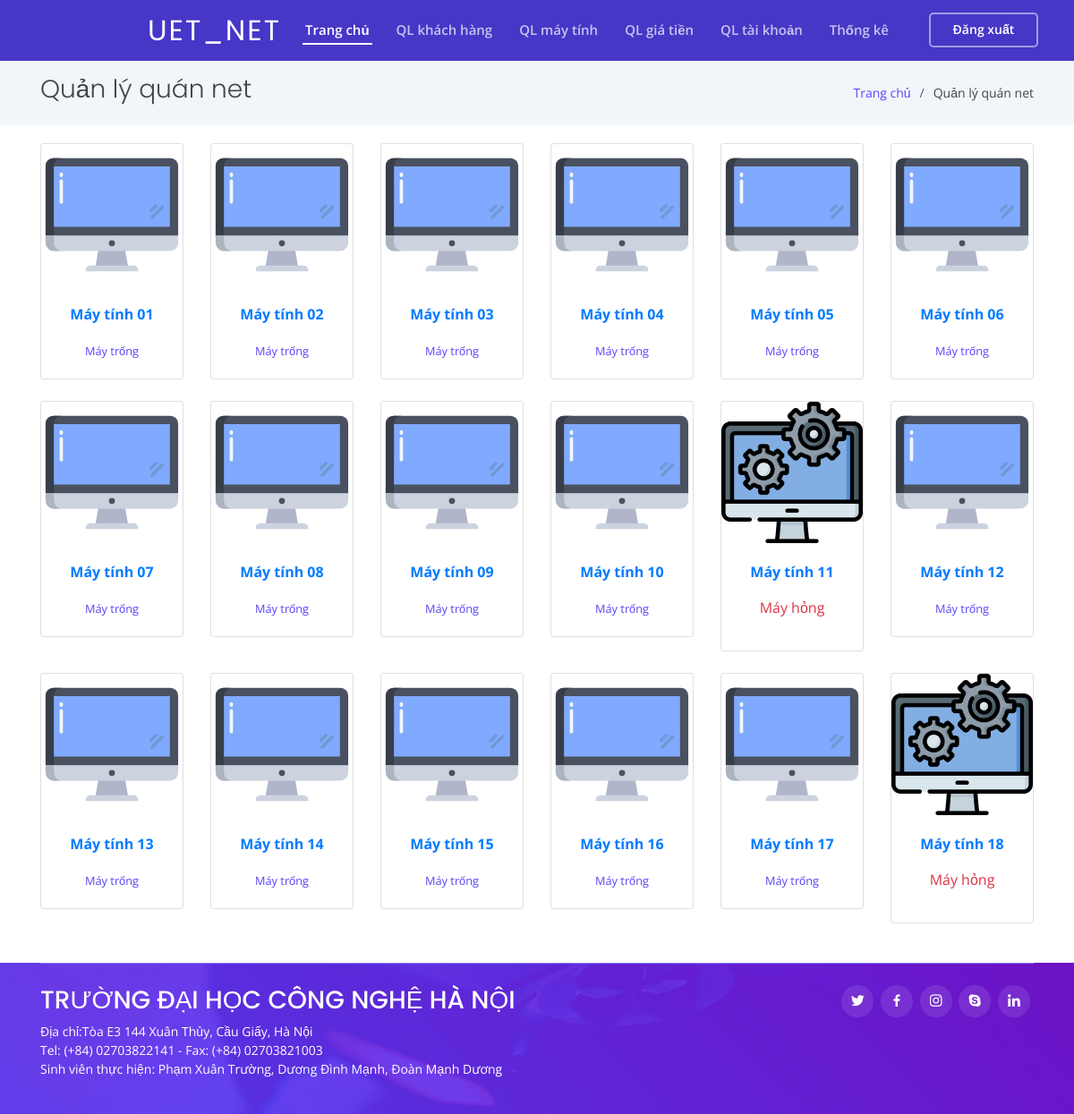
The page /index.php (signed in) on the database its author committed.
### tables this page shows
CREATE TABLE IF NOT EXISTS `maytinh` (
  `id` int(11) NOT NULL AUTO_INCREMENT COMMENT 'khóa chính',
  `tenmay` varchar(32) NOT NULL COMMENT 'tên máy tính',
  `tinhtrang` varchar(32) NOT NULL DEFAULT 'binhthuong' COMMENT 'bình thường/hỏng',
  PRIMARY KEY (`id`),
  UNIQUE KEY `tenmay` (`tenmay`)
);

### index.php (the view, shortened to what this page needs)
<?php
$title = "Quản lý quán net";
require_once('./header.php');
require_once('./db_connect.php');
?>
<div class="row">
	<?php
	$query = mysqli_query($conn, "SELECT * FROM `maytinh` WHERE 1 ORDER BY `tenmay` ASC");
	if ($query && $query->num_rows > 0) :
		while ($maytinh = mysqli_fetch_assoc($query)) :
			if ($maytinh['tinhtrang'] == 'Hỏng') :
	?>
				<div class="col-xl-2 col-md-4 col-6 mb-4"data-aos="zoom-in">
					<div class="card">
						<img src="./assets/img/settings.png" width="100px" class="card-img-top" alt="Máy đang gặp sự cố">
						<div class="card-body">
							<p class="font-weight-bold text-primary text-center"><?= $maytinh['tenmay'] ?></p>
							<p class="text-danger text-center">Máy hỏng</p>
						</div>
					</div>
				</div>
				<?php
			else :
				$querygiaodich = mysqli_query($conn, "SELECT * FROM `giaodich`, `giatien` WHERE `idmay`='" . $maytinh['id'] . "' AND `giatien`.`idgiatien`=`giaodich`.`idgiatien` ORDER BY `thoigianbatdau` DESC LIMIT 1");
				if ($querygiaodich && $querygiaodich->num_rows > 0) :
					$giaodich = mysqli_fetch_assoc($querygiaodich);
					if ($giaodich['thoigianketthuc'] == NULL) :
				?>
						<div class="col-xl-2 col-md-4 col-6 mb-4" data-aos="zoom-in">
							<a class="card" href="./ql-giao-dich.php?may=<?= $maytinh['id'] ?>">
								<img src="./assets/img/computer-used.png" width="100px" class="card-img-top" alt="máy đang sử dụng">
								<div class="card-body">
									<div class="font-weight-bold text-primary text-center"><?= $maytinh['tenmay'] ?></div>
									<div class="text-info text-center"><?= date("H:i:m", strtotime($giaodich['thoigianbatdau'])); ?></div>
									<div class="text-second text-center"><?php echo ceil(((time() - strtotime($giaodich['thoigianbatdau'])) / 3600) * $giaodich['gia'] * ((100 - $giaodich['giamgia']) / 100)); ?>.000 đ</div>
								</div>
							</a>
						</div>
					<?php
					else :
					?>
						<div class="col-xl-2 col-md-4 col-6 mb-4" data-aos="zoom-in">
							<a class="card text-center" href="./them-giao-dich.php?may=<?= $maytinh['id'] ?>">
								<img src="./assets/img/computer.svg" width="100px" class="card-img-top" alt="máy trống">
								<div class="card-body">
									<p class="font-weight-bold text-primary text-center"><?= $maytinh['tenmay'] ?></p>
									<small class="text-second text-center">Máy trống</small>
								</div>
							</a>
						</div>
					<?php
					endif;
				else :
					?>
					<div class="col-xl-2 col-md-4 col-6 mb-4" data-aos="zoom-in">
						<a class="card text-center" href="./them-giao-dich.php?may=<?= $maytinh['id'] ?>">
							<img src="./assets/img/computer.svg" width="100px" class="card-img-top" alt="máy trống">
							<div class="card-body">
								<p class="font-weight-bold text-primary text-center"><?= $maytinh['tenmay'] ?></p>
								<small class="text-second text-center">Máy trống</small>
							</div>
						</a>
					</div>
	<?php
				endif;
			endif;
		endwhile;
	endif;
	?>
</div>
<?php
require_once('./footer.php');
?>

### header.php (shortened to what this page needs)
<!DOCTYPE html>
<html lang="en">
<head>
  <link href="assets/vendor/bootstrap/css/bootstrap.min.css" rel="stylesheet">
  <link href="assets/vendor/icofont/icofont.min.css" rel="stylesheet">
  <link href="assets/vendor/boxicons/css/boxicons.min.css" rel="stylesheet">
  <link href="assets/vendor/owl.carousel/assets/owl.carousel.min.css" rel="stylesheet">
  <link href="assets/vendor/venobox/venobox.css" rel="stylesheet">
  <link href="assets/vendor/aos/aos.css" rel="stylesheet">
  <link rel="stylesheet" href="//cdnjs.cloudflare.com/ajax/libs/font-awesome/4.7.0/css/font-awesome.min.css">
  <link rel="stylesheet" href="assets/css/styleDatatable.css">
  <link href="assets/css/style.css" rel="stylesheet">
  <link href="https://cdn.jsdelivr.net/npm/select2@4.1.0-rc.0/dist/css/select2.min.css" rel="stylesheet" />
</head>
<body>
  <header id="header" class="fixed-top header-inner-pages">
    <div class="container-fluid">
      <div class="row justify-content-center">
        <div class="col-xl-9 d-flex align-items-center">
          <h1 class="logo mr-auto"><a href="index.php">UET_NET</a></h1>
          <nav class="nav-menu d-none d-lg-block">
            <ul id="menuHeader">
              <li><a href="./index.php" data="index">Trang chủ</a></li>
              <li><a href="./ql-khach-hang.php" data="ql-khach-hang">QL khách hàng</a></li>
              <li><a href="./ql-may-tinh.php" data="ql-may-tinh">QL máy tính</a></li>
              <li><a href="./ql-gia-tien.php" data="ql-gia-tien">QL giá tiền</a></li>
              <li><a href="./ql-tai-khoan.php" data="ql-tai-khoan">QL tài khoản</a></li>
              <li class="drop-down"><a href="javascript:void(0);" data="thong-ke-doanh-thu thong-ke-khach-hang">Thống kê</a>
              </li>
            </ul>
          </nav>
          <a href="dang-xuat.php" class="get-started-btn scrollto">Đăng xuất</a>
        </div>
      </div>
    </div>
  </header>
  <main id="main">
    <section class="breadcrumbs">
      <div class="container">
        <div class="d-flex justify-content-between align-items-center">
          <h2><?= $title ?></h2>
          <ol>
            <li><a href="index.php">Trang chủ</a></li>
            <li><?= $title ?></li>
          </ol>
        </div>
      </div>
    </section>
    <section class="inner-page">
      <div class="container">

### footer.php (shortened to what this page needs)
</div>
</section>
</main>
<footer id="footer">
  <div class="container">
    <div class="copyright-wrap d-md-flex py-4">
      <div class="mr-md-auto text-center text-md-left">
        <div class="copyright">
          <h3>TRƯỜNG ĐẠI HỌC CÔNG NGHỆ HÀ NỘI</h3>
          <p>
            Địa chỉ:Tòa E3 144 Xuân Thủy, Cầu Giấy, Hà Nội<br />
            Tel: (+84) 02703822141 - Fax: (+84) 02703821003<br />
            Sinh viên thực hiện: Phạm Xuân Trường, Dương Đình Mạnh, Đoàn Mạnh Dương<br />
          </p>
        </div>
      </div>
      <div class="social-links text-center text-md-right pt-3 pt-md-0">
        <a href="#" class="twitter"><i class="bx bxl-twitter"></i></a>
        <a href="#" class="facebook"><i class="bx bxl-facebook"></i></a>
        <a href="#" class="instagram"><i class="bx bxl-instagram"></i></a>
        <a href="#" class="google-plus"><i class="bx bxl-skype"></i></a>
        <a href="#" class="linkedin"><i class="bx bxl-linkedin"></i></a>
      </div>
    </div>
  </div>
</footer>
</body>
</html>

### assets/css/style.css (style rules this page uses)
body { font-family: "Open Sans", sans-serif; color: #444444; cursor: url(../cursor/xanhla.cur), auto; }
a { color: #5846f9; }
h1, h2, h3, h4, h5, h6 { font-family: "Poppins", sans-serif; }
#header { transition: all 0.5s; z-index: 997; padding: 20px 0; }
#header.header-scrolled, #header.header-inner-pages { background: rgba(24, 6, 185, 0.8); padding: 12px 0; }
#header .logo { font-size: 32px; margin: 0; padding: 0; line-height: 1; font-weight: 400; letter-spacing: 2px; text-transform: uppercase; }
#header .logo a { color: #fff; }
.nav-menu ul { margin: 0; padding: 0; list-style: none; }
.nav-menu > ul { display: flex; }
.nav-menu > ul > li { position: relative; white-space: nowrap; padding: 10px 0 10px 24px; }
.nav-menu a { display: block; position: relative; color: rgba(255, 255, 255, 0.7); transition: 0.3s; font-size: 15px; font-weight: 600; padding: 0 3px; font-family: "Open Sans", sans-serif; }
.nav-menu > ul > li > a:before { content: ""; position: absolute; width: 100%; height: 2px; bottom: -5px; left: 0; background-color: #fff; visibility: hidden; width: 0px; transition: all 0.3s ease-in-out 0s; }
.nav-menu a:hover:before, .nav-menu li:hover > a:before, .nav-menu .active > a:before { visibility: visible; width: 100%; }
.nav-menu a:hover, .nav-menu .active > a, .nav-menu li:hover > a { color: #fff; }
.nav-menu .drop-down > a:after { content: "\ea99"; font-family: IcoFont; padding-left: 5px; }
.get-started-btn { margin-left: 25px; color: #fff; border-radius: 5px; padding: 6px 25px 8px 25px; white-space: nowrap; transition: 0.3s; font-size: 14px; font-weight: 600; display: inline-block; border: 2px solid rgba(255, 255, 255, 0.5); }
section { padding: 20px 0; overflow: hidden; }
.breadcrumbs { padding: 15px 0; background: #f2f6f9; min-height: 40px; margin-top: 68px; }
.breadcrumbs h2 { font-size: 28px; font-weight: 300; }
.breadcrumbs ol { display: flex; flex-wrap: wrap; list-style: none; padding: 0; font-size: 14px; margin: 0; }
.breadcrumbs ol li + li { padding-left: 10px; }
.breadcrumbs ol li + li::before { display: inline-block; padding-right: 10px; color: #3c6387; content: "/"; }
#footer { color: #fff; font-size: 14px; background: linear-gradient(45deg, rgba(86, 58, 250, 0.9) 0%, rgba(116, 15, 214, 0.9) 100%), url("../img/hero-bg.jpg") center center no-repeat; background-size: cover; }
#footer .copyright-wrap { border-top: 1px solid #8577fb; }
#footer .social-links a { font-size: 18px; display: inline-block; background: rgba(255, 255, 255, 0.1); color: #fff; line-height: 1; padding: 8px 0; margin-right: 4px; border-radius: 50%; text-align: center; width: 36px; height: 36px; transition: 0.3s; }

### rows shown on the page
maytinh: tenmay "Máy tính 01"
maytinh: tenmay "Máy tính 02"
maytinh: tenmay "Máy tính 03"
maytinh: tenmay "Máy tính 04"
maytinh: tenmay "Máy tính 05"
maytinh: tenmay "Máy tính 06"
maytinh: tenmay "Máy tính 07"
maytinh: tenmay "Máy tính 08"
maytinh: tenmay "Máy tính 09"
maytinh: tenmay "Máy tính 10"
maytinh: tenmay "Máy tính 11"
maytinh: tenmay "Máy tính 12"
maytinh: tenmay "Máy tính 13"
maytinh: tenmay "Máy tính 14"
maytinh: tenmay "Máy tính 15"
maytinh: tenmay "Máy tính 16"
maytinh: tenmay "Máy tính 17"
maytinh: tenmay "Máy tính 18"

### other values the page prints
$title "Quản lý quán net"
